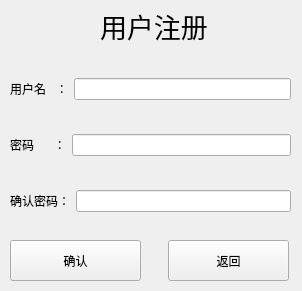
<?xml version="1.0" encoding="UTF-8"?>
<ui version="4.0">
 <class>CRegister</class>
 <widget class="QWidget" name="CRegister">
  <property name="geometry">
   <rect>
    <x>0</x>
    <y>0</y>
    <width>302</width>
    <height>291</height>
   </rect>
  </property>
  <property name="windowTitle">
   <string>Form</string>
  </property>
  <widget class="QLabel" name="label">
   <property name="geometry">
    <rect>
     <x>100</x>
     <y>10</y>
     <width>111</width>
     <height>31</height>
    </rect>
   </property>
   <property name="font">
    <font>
     <pointsize>20</pointsize>
    </font>
   </property>
   <property name="text">
    <string>用户注册</string>
   </property>
  </widget>
  <widget class="QWidget" name="verticalLayoutWidget">
   <property name="geometry">
    <rect>
     <x>10</x>
     <y>50</y>
     <width>281</width>
     <height>191</height>
    </rect>
   </property>
   <layout class="QVBoxLayout" name="verticalLayout">
    <item>
     <layout class="QHBoxLayout" name="horizontalLayout">
      <item>
       <widget class="QLabel" name="label_2">
        <property name="text">
         <string>用户名   ：</string>
        </property>
       </widget>
      </item>
      <item>
       <widget class="QLineEdit" name="Register_Username"/>
      </item>
     </layout>
    </item>
    <item>
     <layout class="QHBoxLayout" name="horizontalLayout_2">
      <item>
       <widget class="QLabel" name="label_3">
        <property name="text">
         <string>密码      ：</string>
        </property>
       </widget>
      </item>
      <item>
       <widget class="QLineEdit" name="Register_Password"/>
      </item>
     </layout>
    </item>
    <item>
     <layout class="QHBoxLayout" name="horizontalLayout_3">
      <item>
       <widget class="QLabel" name="label_4">
        <property name="text">
         <string>确认密码：</string>
        </property>
       </widget>
      </item>
      <item>
       <widget class="QLineEdit" name="Register_Password2"/>
      </item>
     </layout>
    </item>
   </layout>
  </widget>
  <widget class="QPushButton" name="Button_ok">
   <property name="geometry">
    <rect>
     <x>10</x>
     <y>240</y>
     <width>131</width>
     <height>41</height>
    </rect>
   </property>
   <property name="text">
    <string>确认</string>
   </property>
  </widget>
  <widget class="QPushButton" name="Button_Back">
   <property name="geometry">
    <rect>
     <x>168</x>
     <y>240</y>
     <width>121</width>
     <height>41</height>
    </rect>
   </property>
   <property name="text">
    <string>返回</string>
   </property>
  </widget>
 </widget>
 <resources/>
 <connections/>
</ui>
